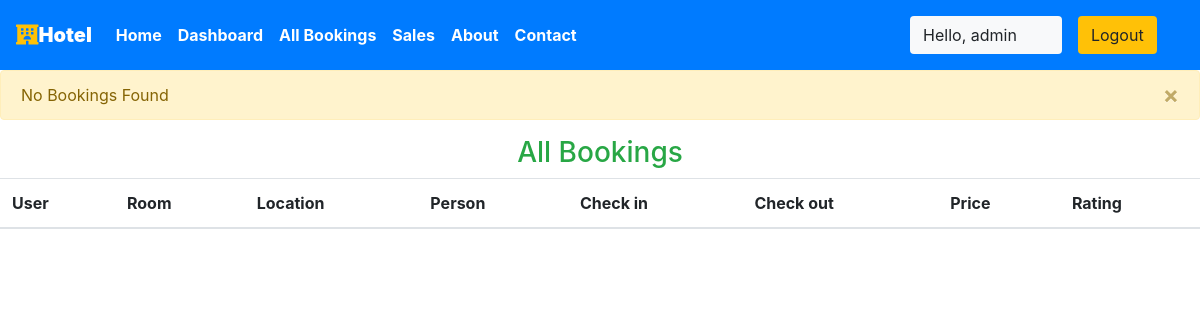
/staff/allbookings (signed in), run on an earlier commit of the app's database.
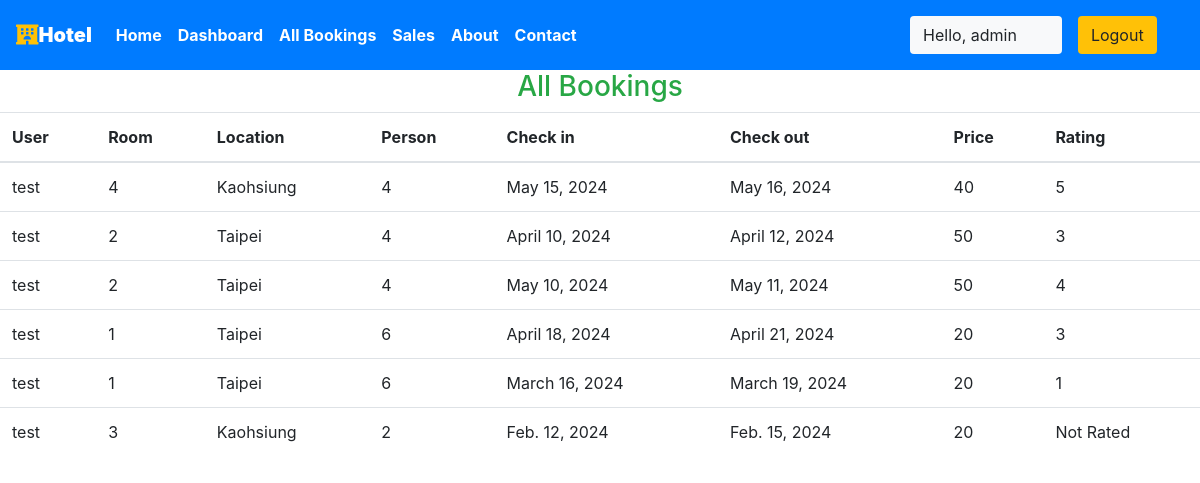
And on a later commit of the database.
### management/models.py (models this page shows, shortened)
class Reservation(models.Model):
    check_in = models.DateField(auto_now =False)
    check_out = models.DateField()
    room = models.ForeignKey(Rooms, on_delete = models.CASCADE)
    guest = models.ForeignKey(User, on_delete= models.CASCADE)
    booking_id = models.CharField(max_length=100,default="null")
    rating = models.IntegerField(null=True, blank=True)  # 允許空值並在表單中可選

class Rooms(models.Model):
    ROOM_STATUS = (
    ("1", "available"),
    ("2", "not available"),
    )
    ROOM_TYPE = (
    ("1", "premium"),
    ("2", "deluxe"),
    ("3","basic"),
    )
    room_type = models.CharField(max_length=50,choices = ROOM_TYPE)
    capacity = models.IntegerField()
    price = models.IntegerField()
    size = models.IntegerField()
    hotel = models.ForeignKey(Hotels, on_delete = models.CASCADE)
    status = models.CharField(choices =ROOM_STATUS,max_length = 15)
    roomnumber = models.IntegerField()

class Hotels(models.Model):
    name = models.CharField(max_length=30,default="test")
    owner = models.CharField(max_length=20)
    location = models.CharField(max_length=50)
    state = models.CharField(max_length=50,default="Taipei")
    country = models.CharField(max_length=50,default="Taiwan")

### management/views.py (the view)
# urls.py: path('staff/allbookings', views.all_bookings,name="allbookigs"),
@login_required(login_url='/staff')
def all_bookings(request):
    bookings = Reservation.objects.all()
    if not bookings:
        messages.warning(request,"No Bookings Found")
    return HttpResponse(render(request,'staff/allbookings.html',{'bookings':bookings}))

### templates/staff/allbookings.html (shortened to what this page needs)
{% extends 'basic.html' %}
{% block body %}
<h3 class="text-center  text-success">All Bookings </h3>
<table class="table">
    <thead>
        <th>User</th>
        <th>Room</th>
        <th>Location</th>
        <th>Person</th>
        <th>Check in</th>
        <th>Check out</th>
        <th>Price</th>
        <th>Rating</th>
    </thead>
    {% for each_booking in bookings %}
    <tr>
        <td>{{each_booking.guest.username}}</td>
        <td>{{each_booking.room.roomnumber}}</td>
        <td>{{each_booking.room.hotel.location}}</td>
        <td>{{each_booking.room.capacity}}</td>
        <td>{{each_booking.check_in}}</td>
        <td>{{each_booking.check_out}}</td>
        <td>{{each_booking.room.price}}</td>
        <td>{{each_booking.rating|default:"Not Rated" }}</td>
    </tr>
    {% endfor %}
</table>
{% endblock body %}

### templates/basic.html (shortened to what this page needs)
{% load static %}
<!DOCTYPE html>
<!DOCTYPE html>
<html lang="en">
<head>
    <link rel="stylesheet" href="https://use.fontawesome.com/releases/v5.7.0/css/all.css">
    <link rel="stylesheet" href="{% static 'bootstrap\bootstrap.css' %}">
    <link rel="stylesheet" href="https://maxcdn.bootstrapcdn.com/bootstrap/4.5.0/css/bootstrap.min.css" >
</head>
<body style="dbackground-image: url('https://source.unsplash.com/random');height: 100%;">
    <div class="container-fluid px-0">
        <nav class="navbar navbar-expand-lg navbar-dark bg-primary font-weight-bold">
            <a class="navbar-brand text-bold bg-black " href="/"><i class="fas fa-hotel text-warning"></i><b>Hotel</b></a>
            <div class="collapse navbar-collapse " id="navbarSupportedContent">
                <ul class="navbar-nav mr-auto ">
                    <li class="nav-item active">
                        <a class="nav-link text-bold " href="/home"> Home</a>
                    </li>
                    {% if user.is_staff %}
                    <li class="nav-item active">
                        <a class="nav-link text-bold" href="/staff/panel">Dashboard </a>
                    </li>
                    {% elif user.is_staff == False and user.is_authenticated %}
                    <li class="nav-item active">
                            <a class="nav-link text-bold" href="/user/bookings">My Bookings </a>
                        </li>
                    {% endif %}
                    {% if user.is_staff %}
                    <li class="nav-item active">
                            <a class="nav-link text-bold" href="/staff/allbookings">All Bookings </a>
                        </li>
                    {% endif %}
                    {% if user.is_staff %}
                    <li class="nav-item active">
                            <a class="nav-link text-bold" href="/staff/sales">Sales</a>
                        </li>
                    {% endif %}
                    <li class="nav-item active">
                        <a class="nav-link text-bold" href="/about">About</a>
                    </li>
                    <li class="nav-item active">
                        <a class="nav-link text-bold" href="/contact">Contact </a>
                    </li>
                </ul>
                {% if user.is_authenticated %}
                      <button class="btn btn-group bg-light" data-toggle="modal" data-target="#forlogin">
                       Hello, {{request.user}}
                       <a href="/logout" class="nav-link">
                    <button class="btn btn-group bg-warning" data-toggle="modal" data-target="#forlogin">
                        Logout
                    </button></a>&nbsp; &nbsp;
                    </button>
                {% endif %}
            </div>
        </nav>
    </div>
        {% for message in messages %}
             <div class="alert alert-{{message.tags}} alert-dismissible fade show" role="alert">
            {{message}}
            <button type="button" class="close" data-dismiss="alert" aria-label="Close">
            <span aria-hidden="true">&times;</span>
             </button>
            </div>
        {% endfor %}
    {% block body %}
    {% endblock body %}
</body>
</html>

What changed in the data, as far as the page shows it:
added Reservation: guest.username "test", room.roomnumber "4", room.hotel.location "Kaohsiung", room.capacity "4", check_in "May 15, 2024", check_out "May 16, 2024", room.price "40", rating "5"
added Reservation: guest.username "test", room.roomnumber "2", room.hotel.location "Taipei", room.capacity "4", check_in "April 10, 2024", check_out "April 12, 2024", room.price "50", rating "3"
added Reservation: guest.username "test", room.roomnumber "2", room.hotel.location "Taipei", room.capacity "4", check_in "May 10, 2024", check_out "May 11, 2024", room.price "50", rating "4"
added Reservation: guest.username "test", room.roomnumber "1", room.hotel.location "Taipei", room.capacity "6", check_in "April 18, 2024", check_out "April 21, 2024", room.price "20", rating "3"
added Reservation: guest.username "test", room.roomnumber "1", room.hotel.location "Taipei", room.capacity "6", check_in "March 16, 2024", check_out "March 19, 2024", room.price "20", rating "1"
added Reservation: guest.username "test", room.roomnumber "3", room.hotel.location "Kaohsiung", room.capacity "2", check_in "Feb. 12, 2024", check_out "Feb. 15, 2024", room.price "20", rating "Not Rated"
Also different on the page:
list line gone: "No Bookings Found ×"
